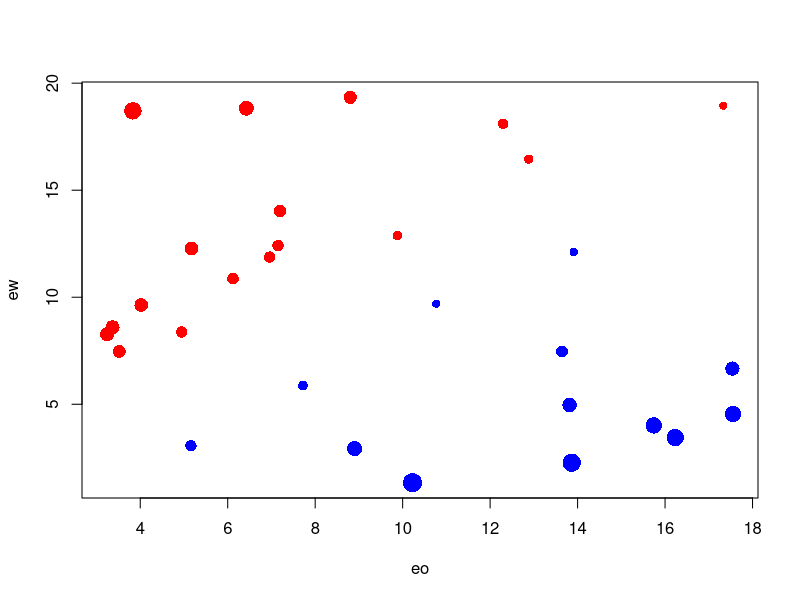
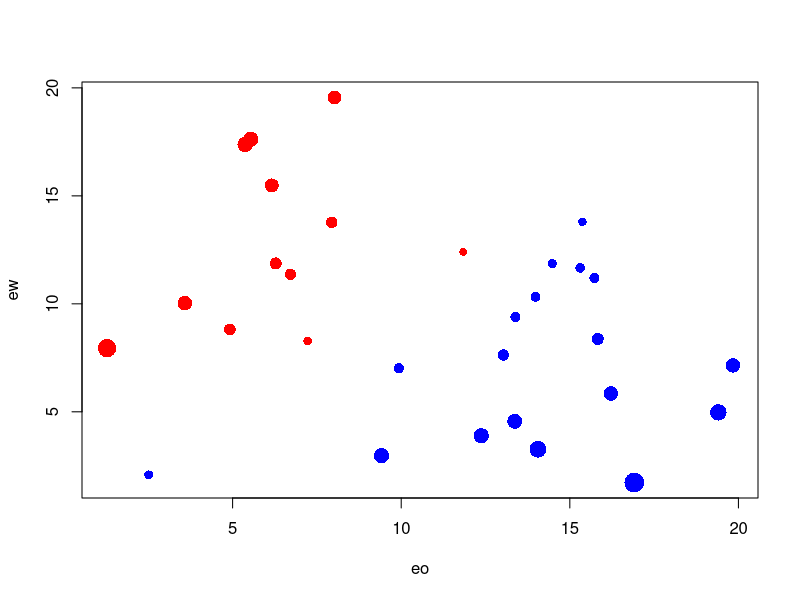

These charts were generated, in order, by the following R code:
## ---- chunk 1
knitr::opts_chunk$set(echo = TRUE)
## ---- chunk 2
n <- 30
eo <- runif(n = n, min = 1, max = 20)
ew <- runif(n = n, min = 1, max = 20)
cc <- (eo - ew)/(eo+ew)
size <- 1 + 2 * abs(cc)
col <- rep("red", n)
col[cc > 0] <- "blue"
plot(eo,ew, col = col, cex = size, pch = 16)
## ---- chunk 3
n <- 30
eo <- runif(n = n, min = 1, max = 20)
ew <- runif(n = n, min = 1, max = 20)
cc <- (eo - ew)/(eo+ew)
size <- 1 + 2 * abs(cc)
col <- rep("red", n)
col[cc > 0] <- "blue"
plot(eo,ew, col = col, cex = size, pch = 16)
